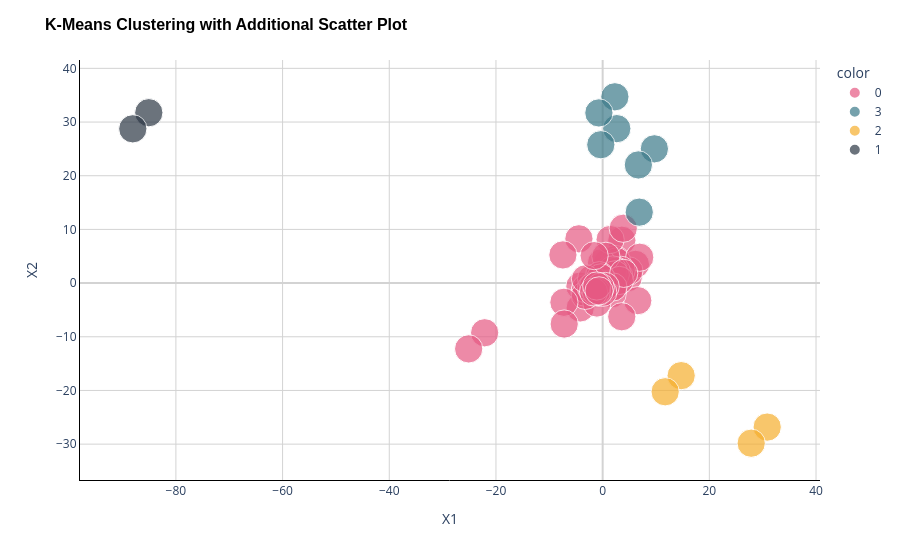

The cell this chart's notebook holds for it:
### Code cell
# Existing scatter plot
figure = px.scatter(
    x=X[:, 0],
    y=X[:, 1],
    color=y.astype(str),
    color_discrete_map={'0': '#E65983', '1': '#2D3846', '2': '#F6AE2D', '3': '#3C7A89'},
    size=[1] * X.shape[0],
)

# Update layout
figure.update_layout(
    title='K-Means Clustering with Additional Scatter Plot',
    title_font=dict(size=16, family='Arial', color='black', weight='bold'),
    xaxis_title='X1',
    yaxis_title='X2',
    plot_bgcolor='white',
    yaxis=dict(showgrid=True, gridcolor='LightGray', showline=True, linecolor='Black', zeroline=True, zerolinecolor='LightGray'),
    xaxis=dict(showgrid=True, gridcolor='LightGray', showline=True, linecolor='Black', zeroline=True, zerolinecolor='LightGray'),
)

figure.show()

### Figure 1 — Plotly figure (JSON) as saved in the notebook; plotly's stock layout.template omitted (floating-point values rounded to 4 significant figures)
{"data": [{"hovertemplate": "color=0<br>x=%{x}<br>y=%{y}<br>size=%{marker.size}<extra></extra>", "legendgroup": "0", "marker": {"color": "#E65983", "size": [1, 1, 1, 1, 1, 1, 1, 1, 1, 1, 1, 1, 1, 1, 1, 1, 1, 1, 1, 1, 1, 1, 1, 1, 1, 1, 1, 1, 1, 1, 1, 1, 1, 1, 1, 1, 1, 1, 1, 1, 1, 1, 1, 1, 1, 1, 1, 1, 1, 1, 1, 1, 1, 1, 1, 1, 1, 1, 1, 1, 1, 1, 1, 1, 1, 1, 1, 1, 1, 1, 1, 1, 1, 1, 1, 1, 1, 1, 1, 1, 1, 1, 1, 1, 1, 1, 1], "sizemode": "area", "sizeref": 0.0025, "symbol": "circle"}, "mode": "markers", "name": "0", "orientation": "v", "showlegend": true, "type": "scatter", "x": [4.79, 1.296, 6.149, -4.449, 2.112, -22.12, 1.735, 3.152, 2.012, -0.317, 1.613, 1.61, 4.924, 2.912, -0.1845, 1.926, 1.919, 3.107, 6.583, 3.604, -0.247, 2.128, 1.423, 1.517, 0.9324, -4.259, 2.414, 0.9025, 2.654, -4.207, 6.951, 2.198, 2.27, 3.481, 1.266, -0.2162, 3.015, 2.547, 1.8, 1.294, 1.896, 1.405, 2.329, 1.79, -1.704, 3.149, -7.449, -0.888, -25.12, -1.265, 0.1516, -0.9881, -3.317, -1.387, -1.39, 1.924, -0.08793, -3.184, -1.074, -1.081, 0.1073, 3.583, 0.6036, -3.247, -0.8717, -1.577, -1.483, -2.068, -7.259, -0.5862, -2.097, -0.3459, -7.207, 3.951, -0.8017, -0.7298, 0.4806, -1.734, -3.216, 0.01472, -0.4526, 3.86, -1.2, -1.706, -1.104, -1.595, -0.6708], "xaxis": "x", "y": [1.022, 1.563, 3.49, 8.248, 3.117, -9.256, 1.011, 3.015, 1.455, 1.311, 1.095, 2.978, 2.271, 1.736, 1.97, 2.116, -0.7129, 2.729, -3.269, 7.985, 0.7154, 1.352, 2.026, 2.215, 3.8, -0.5735, 4.378, 2.126, 3.968, -4.626, 4.817, 2.274, 1.341, 2.376, 2.405, 3.79, 1.281, 2.235, 1.386, 1.352, 2.461, 8.119, 1.549, -1.978, -1.437, 0.49, 5.248, 0.1174, -12.26, -1.989, 0.01523, -1.545, -1.689, -1.905, -0.02204, -0.7293, -1.264, -1.03, -0.884, -3.713, -0.2715, -6.269, 4.985, -2.285, -1.648, -0.9745, -0.7848, 0.7998, -3.573, 1.378, -0.8739, 0.9678, -7.626, 1.817, -0.7257, -1.659, -0.624, -0.5955, 0.7897, -1.719, -0.7655, 10.21, -1.614, -1.648, -0.539, 5.119, -1.451], "yaxis": "y"}, {"hovertemplate": "color=3<br>x=%{x}<br>y=%{y}<br>size=%{marker.size}<extra></extra>", "legendgroup": "3", "marker": {"color": "#3C7A89", "size": [1, 1, 1, 1, 1, 1, 1], "sizemode": "area", "sizeref": 0.0025, "symbol": "circle"}, "mode": "markers", "name": "3", "orientation": "v", "showlegend": true, "type": "scatter", "x": [2.655, 6.86, 9.697, 2.293, -0.3453, 6.697, -0.7075], "xaxis": "x", "y": [28.78, 13.21, 25.01, 34.7, 25.78, 22.01, 31.7], "yaxis": "y"}, {"hovertemplate": "color=2<br>x=%{x}<br>y=%{y}<br>size=%{marker.size}<extra></extra>", "legendgroup": "2", "marker": {"color": "#F6AE2D", "size": [1, 1, 1, 1], "sizemode": "area", "sizeref": 0.0025, "symbol": "circle"}, "mode": "markers", "name": "2", "orientation": "v", "showlegend": true, "type": "scatter", "x": [30.84, 14.72, 27.84, 11.72], "xaxis": "x", "y": [-26.83, -17.24, -29.83, -20.24], "yaxis": "y"}, {"hovertemplate": "color=1<br>x=%{x}<br>y=%{y}<br>size=%{marker.size}<extra></extra>", "legendgroup": "1", "marker": {"color": "#2D3846", "size": [1, 1], "sizemode": "area", "sizeref": 0.0025, "symbol": "circle"}, "mode": "markers", "name": "1", "orientation": "v", "showlegend": true, "type": "scatter", "x": [-85.08, -88.08], "xaxis": "x", "y": [31.74, 28.74], "yaxis": "y"}], "layout": {"legend": {"itemsizing": "constant", "title": {"text": "color"}, "tracegroupgap": 0}, "margin": {"t": 60}, "plot_bgcolor": "white", "title": {"font": {"color": "black", "family": "Arial", "size": 16, "weight": "bold"}, "text": "K-Means Clustering with Additional Scatter Plot"}, "xaxis": {"anchor": "y", "domain": [0, 1], "gridcolor": "LightGray", "linecolor": "Black", "showgrid": true, "showline": true, "title": {"text": "X1"}, "zeroline": true, "zerolinecolor": "LightGray"}, "yaxis": {"anchor": "x", "domain": [0, 1], "gridcolor": "LightGray", "linecolor": "Black", "showgrid": true, "showline": true, "title": {"text": "X2"}, "zeroline": true, "zerolinecolor": "LightGray"}}}
